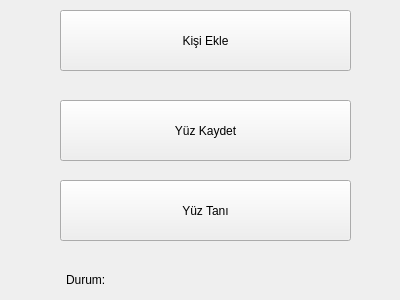
<?xml version="1.0" encoding="UTF-8"?>
<ui version="4.0">
 <class>widget</class>
 <widget class="QWidget" name="widget">
  <property name="geometry">
   <rect>
    <x>0</x>
    <y>0</y>
    <width>400</width>
    <height>300</height>
   </rect>
  </property>
  <property name="cursor">
   <cursorShape>PointingHandCursor</cursorShape>
  </property>
  <property name="windowTitle">
   <string>ana menü</string>
  </property>
  <widget class="QPushButton" name="btKisiEkle">
   <property name="geometry">
    <rect>
     <x>60</x>
     <y>10</y>
     <width>291</width>
     <height>61</height>
    </rect>
   </property>
   <property name="cursor">
    <cursorShape>PointingHandCursor</cursorShape>
   </property>
   <property name="text">
    <string>Kişi Ekle</string>
   </property>
  </widget>
  <widget class="QPushButton" name="btYuzKaydet">
   <property name="geometry">
    <rect>
     <x>60</x>
     <y>100</y>
     <width>291</width>
     <height>61</height>
    </rect>
   </property>
   <property name="cursor">
    <cursorShape>PointingHandCursor</cursorShape>
   </property>
   <property name="text">
    <string>Yüz Kaydet</string>
   </property>
  </widget>
  <widget class="QPushButton" name="btYuzTani">
   <property name="geometry">
    <rect>
     <x>60</x>
     <y>180</y>
     <width>291</width>
     <height>61</height>
    </rect>
   </property>
   <property name="cursor">
    <cursorShape>PointingHandCursor</cursorShape>
   </property>
   <property name="text">
    <string>Yüz Tanı</string>
   </property>
  </widget>
  <widget class="QLabel" name="lblDurum">
   <property name="geometry">
    <rect>
     <x>66</x>
     <y>270</y>
     <width>281</width>
     <height>20</height>
    </rect>
   </property>
   <property name="cursor">
    <cursorShape>PointingHandCursor</cursorShape>
   </property>
   <property name="text">
    <string>Durum:</string>
   </property>
  </widget>
 </widget>
 <resources/>
 <connections/>
</ui>
